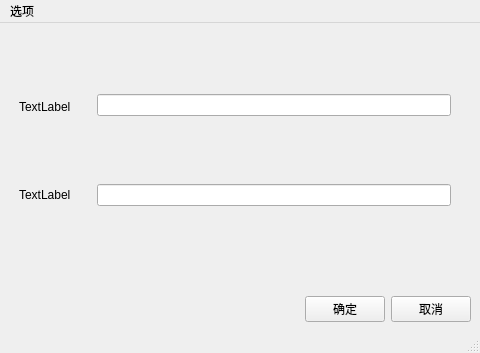
<?xml version="1.0" encoding="UTF-8"?>
<ui version="4.0">
 <class>MainWindow</class>
 <widget class="QMainWindow" name="MainWindow">
  <property name="geometry">
   <rect>
    <x>0</x>
    <y>0</y>
    <width>480</width>
    <height>353</height>
   </rect>
  </property>
  <property name="minimumSize">
   <size>
    <width>399</width>
    <height>229</height>
   </size>
  </property>
  <property name="windowTitle">
   <string>登陆</string>
  </property>
  <widget class="QWidget" name="centralwidget">
   <layout class="QGridLayout" name="gridLayout">
    <item row="5" column="0" colspan="2">
     <spacer name="horizontalSpacer">
      <property name="orientation">
       <enum>Qt::Horizontal</enum>
      </property>
      <property name="sizeHint" stdset="0">
       <size>
        <width>40</width>
        <height>20</height>
       </size>
      </property>
     </spacer>
    </item>
    <item row="4" column="1">
     <spacer name="horizontalSpacer_3">
      <property name="orientation">
       <enum>Qt::Horizontal</enum>
      </property>
      <property name="sizeHint" stdset="0">
       <size>
        <width>40</width>
        <height>20</height>
       </size>
      </property>
     </spacer>
    </item>
    <item row="5" column="2">
     <layout class="QHBoxLayout" name="horizontalLayout_3">
      <item>
       <widget class="QPushButton" name="pushButton_4">
        <property name="text">
         <string>确定</string>
        </property>
       </widget>
      </item>
      <item>
       <widget class="QPushButton" name="pushButton_3">
        <property name="text">
         <string>取消</string>
        </property>
       </widget>
      </item>
     </layout>
    </item>
    <item row="0" column="0" rowspan="4">
     <layout class="QVBoxLayout" name="verticalLayout_4">
      <property name="leftMargin">
       <number>10</number>
      </property>
      <property name="rightMargin">
       <number>20</number>
      </property>
      <item>
       <widget class="QLabel" name="label">
        <property name="sizePolicy">
         <sizepolicy hsizetype="Preferred" vsizetype="Fixed">
          <horstretch>0</horstretch>
          <verstretch>0</verstretch>
         </sizepolicy>
        </property>
        <property name="text">
         <string>TextLabel</string>
        </property>
       </widget>
      </item>
      <item>
       <widget class="QLabel" name="label_2">
        <property name="sizePolicy">
         <sizepolicy hsizetype="Preferred" vsizetype="Fixed">
          <horstretch>0</horstretch>
          <verstretch>0</verstretch>
         </sizepolicy>
        </property>
        <property name="minimumSize">
         <size>
          <width>0</width>
          <height>10</height>
         </size>
        </property>
        <property name="text">
         <string>TextLabel</string>
        </property>
       </widget>
      </item>
     </layout>
    </item>
    <item row="0" column="1" rowspan="4" colspan="2">
     <layout class="QVBoxLayout" name="verticalLayout_5">
      <property name="rightMargin">
       <number>20</number>
      </property>
      <item>
       <widget class="QLineEdit" name="lineEdit">
        <property name="text">
         <string/>
        </property>
       </widget>
      </item>
      <item>
       <widget class="QLineEdit" name="lineEdit_2">
        <property name="inputMask">
         <string/>
        </property>
       </widget>
      </item>
     </layout>
    </item>
   </layout>
  </widget>
  <widget class="QMenuBar" name="menubar">
   <property name="geometry">
    <rect>
     <x>0</x>
     <y>0</y>
     <width>480</width>
     <height>23</height>
    </rect>
   </property>
   <widget class="QMenu" name="menu">
    <property name="title">
     <string>选项</string>
    </property>
    <widget class="QMenu" name="menu_2">
     <property name="title">
      <string>用户</string>
     </property>
     <addaction name="actionWdc63"/>
     <addaction name="separator"/>
     <addaction name="action_6"/>
    </widget>
    <addaction name="menu_2"/>
    <addaction name="action_3"/>
   </widget>
   <addaction name="menu"/>
  </widget>
  <widget class="QStatusBar" name="statusbar"/>
  <action name="action">
   <property name="text">
    <string>退出</string>
   </property>
  </action>
  <action name="action_3">
   <property name="text">
    <string>退出</string>
   </property>
  </action>
  <action name="actionWdc63">
   <property name="text">
    <string>wdc63</string>
   </property>
  </action>
  <action name="action_6">
   <property name="text">
    <string>注册用户(未开放)</string>
   </property>
  </action>
 </widget>
 <resources/>
 <connections>
  <connection>
   <sender>pushButton_4</sender>
   <signal>clicked()</signal>
   <receiver>lineEdit</receiver>
   <slot>clear()</slot>
   <hints>
    <hint type="sourcelabel">
     <x>240</x>
     <y>178</y>
    </hint>
    <hint type="destinationlabel">
     <x>183</x>
     <y>61</y>
    </hint>
   </hints>
  </connection>
  <connection>
   <sender>pushButton_4</sender>
   <signal>clicked()</signal>
   <receiver>lineEdit_2</receiver>
   <slot>copy()</slot>
   <hints>
    <hint type="sourcelabel">
     <x>244</x>
     <y>190</y>
    </hint>
    <hint type="destinationlabel">
     <x>232</x>
     <y>108</y>
    </hint>
   </hints>
  </connection>
  <connection>
   <sender>pushButton_3</sender>
   <signal>clicked()</signal>
   <receiver>MainWindow</receiver>
   <slot>close()</slot>
   <hints>
    <hint type="sourcelabel">
     <x>350</x>
     <y>181</y>
    </hint>
    <hint type="destinationlabel">
     <x>347</x>
     <y>141</y>
    </hint>
   </hints>
  </connection>
  <connection>
   <sender>actionWdc63</sender>
   <signal>triggered()</signal>
   <receiver>lineEdit</receiver>
   <slot>repaint()</slot>
   <hints>
    <hint type="sourcelabel">
     <x>-1</x>
     <y>-1</y>
    </hint>
    <hint type="destinationlabel">
     <x>66</x>
     <y>43</y>
    </hint>
   </hints>
  </connection>
  <connection>
   <sender>action_3</sender>
   <signal>triggered()</signal>
   <receiver>MainWindow</receiver>
   <slot>close()</slot>
   <hints>
    <hint type="sourcelabel">
     <x>-1</x>
     <y>-1</y>
    </hint>
    <hint type="destinationlabel">
     <x>199</x>
     <y>114</y>
    </hint>
   </hints>
  </connection>
 </connections>
</ui>
